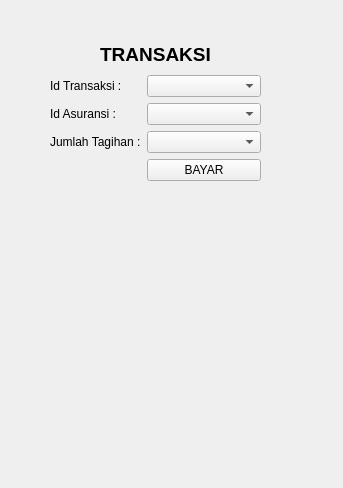
<?xml version="1.0" encoding="UTF-8"?>
<ui version="4.0">
 <class>Form</class>
 <widget class="QWidget" name="Form">
  <property name="geometry">
   <rect>
    <x>0</x>
    <y>0</y>
    <width>343</width>
    <height>488</height>
   </rect>
  </property>
  <property name="windowTitle">
   <string>Form</string>
  </property>
  <widget class="QWidget" name="verticalLayoutWidget">
   <property name="geometry">
    <rect>
     <x>50</x>
     <y>40</y>
     <width>211</width>
     <height>141</height>
    </rect>
   </property>
   <layout class="QVBoxLayout" name="verticalLayout">
    <item>
     <widget class="QLabel" name="judul_label">
      <property name="font">
       <font>
        <pointsize>14</pointsize>
        <weight>75</weight>
        <bold>true</bold>
       </font>
      </property>
      <property name="text">
       <string>TRANSAKSI</string>
      </property>
      <property name="alignment">
       <set>Qt::AlignCenter</set>
      </property>
     </widget>
    </item>
    <item>
     <layout class="QFormLayout" name="formLayout">
      <item row="0" column="0">
       <widget class="QLabel" name="transaksi_label">
        <property name="text">
         <string>Id Transaksi :</string>
        </property>
       </widget>
      </item>
      <item row="0" column="1">
       <widget class="QComboBox" name="transaksi_comboBox"/>
      </item>
      <item row="1" column="1">
       <widget class="QComboBox" name="asuransi_comboBox"/>
      </item>
      <item row="1" column="0">
       <widget class="QLabel" name="asuransi_label">
        <property name="text">
         <string>Id Asuransi :</string>
        </property>
       </widget>
      </item>
      <item row="2" column="0">
       <widget class="QLabel" name="total_label">
        <property name="text">
         <string>Jumlah Tagihan :</string>
        </property>
       </widget>
      </item>
      <item row="2" column="1">
       <widget class="QComboBox" name="total_comboBox"/>
      </item>
      <item row="3" column="1">
       <widget class="QPushButton" name="bayar_button">
        <property name="text">
         <string>BAYAR</string>
        </property>
       </widget>
      </item>
     </layout>
    </item>
   </layout>
  </widget>
 </widget>
 <resources/>
 <connections/>
</ui>
